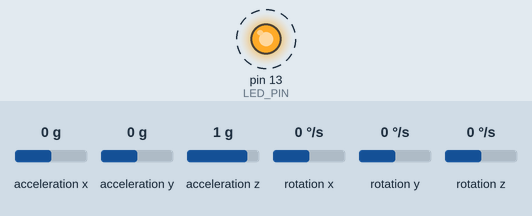
Recording of a sketch running on a simulated Arduino Uno, built with avr-gcc and run on an emulated ATmega328P. Shown: output pins drawn as LEDs (lit = HIGH). Dashed ring = blinking. The inputs (shaded band) are chosen by the test bench; at power-on: acceleration x 0 g, acceleration y 0 g, rotation x 0 °/s, acceleration z 1 g, rotation y 0 °/s, rotation z 0 °/s. What the sketch prints to the serial monitor is not drawn.

Above: at 0.79 s.
1.3 s: acceleration x set to -1.4 g
4.3 s: acceleration y set to -1.4 g
7.3 s: rotation x set to -192 °/s
10.3 s: acceleration z set to -1.4 g
Timing chart, 0 to 14.3 s (numbered marks = the images above; inputs shaded):
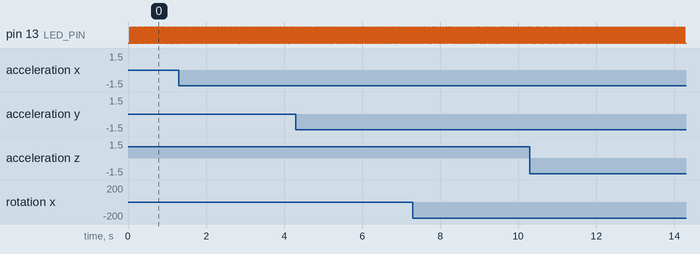

Measured:
- after the input at 1.3 s, pin 13 (LED_PIN): alternates HIGH for 0.02 s and LOW for 0.02 s, starting after 0.16 s
- by itself, pin 13 (LED_PIN): alternates HIGH for 0.02 s and LOW for 0.02 s

The sketch:

device.ino
```cpp
#include "Wire.h"
#include "I2Cdev.h"
#include "MPU6050.h"

MPU6050 accelgyro;

int16_t ax, ay, az;
int16_t gx, gy, gz;

#define LED_PIN 13
bool blinkState = false;

String str_out;

void setup() {
    Wire.begin();
    Serial.begin(9600);

    // initialize device
    Serial.println("Initializing I2C devices...");
    accelgyro.initialize();

    // verify connection
    Serial.println("Testing device connections...");
    Serial.println(accelgyro.testConnection() ? "MPU6050 connection successful" : "MPU6050 connection failed");

    // configure Arduino LED for
    pinMode(LED_PIN, OUTPUT);
}

void loop() {
    // read raw accel/gyro measurements from device
    accelgyro.getMotion6(&ax, &ay, &az, &gx, &gy, &gz);

    str_out = String(ax) + "," + String(ay) + "," + String(az) + "," + String(gx) + "," + String(gy) + "," + String(gz);
    Serial.println(str_out);

    // blink LED to indicate activity
    blinkState = !blinkState;
    digitalWrite(LED_PIN, blinkState);
}
```
